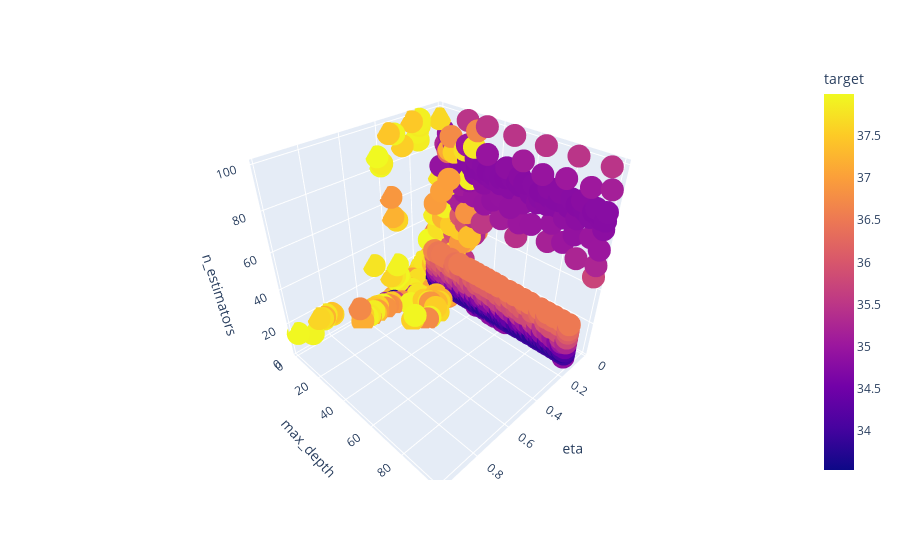

Notebook code cell kept with this figure:
### Code cell
px.scatter_3d(df1, x = "eta", y = "max_depth", z = "n_estimators", color = "target")

### Figure 1 — Plotly figure (JSON) as saved in the notebook; plotly's stock layout.template omitted (floating-point values rounded to 4 significant figures; data arrays with more than 128 entries replaced by an {"elided": "..."} marker saying what was removed)
{"data": [{"hovertemplate": "eta=%{x}<br>max_depth=%{y}<br>n_estimators=%{z}<br>target=%{marker.color}<extra></extra>", "legendgroup": "", "marker": {"color": {"elided": "825 float values"}, "coloraxis": "coloraxis", "symbol": "circle"}, "mode": "markers", "name": "", "scene": "scene", "showlegend": false, "type": "scatter3d", "x": {"elided": "825 float values"}, "y": {"elided": "825 int values"}, "z": {"elided": "825 int values"}}], "layout": {"coloraxis": {"colorbar": {"title": {"text": "target"}}, "colorscale": [[0, "#0d0887"], [0.1111, "#46039f"], [0.2222, "#7201a8"], [0.3333, "#9c179e"], [0.4444, "#bd3786"], [0.5556, "#d8576b"], [0.6667, "#ed7953"], [0.7778, "#fb9f3a"], [0.8889, "#fdca26"], [1, "#f0f921"]]}, "legend": {"tracegroupgap": 0}, "margin": {"t": 60}, "scene": {"domain": {"x": [0, 1], "y": [0, 1]}, "xaxis": {"title": {"text": "eta"}}, "yaxis": {"title": {"text": "max_depth"}}, "zaxis": {"title": {"text": "n_estimators"}}}}}
